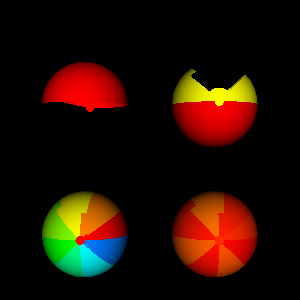

Python code for this plot:
#!/usr/bin/env python
# Demonstrate parallel poly data extraction with piece scalars and ghost levels.

import vtkmodules.vtkInteractionStyle  # noqa: F401
import vtkmodules.vtkRenderingFreeType  # noqa: F401
import vtkmodules.vtkRenderingOpenGL2  # noqa: F401

from vtkmodules.vtkCommonCore import vtkMath
from vtkmodules.vtkCommonDataModel import vtkDataSetAttributes
from vtkmodules.vtkFiltersCore import vtkPolyDataNormals
from vtkmodules.vtkFiltersParallel import (
    vtkExtractPolyDataPiece,
    vtkPieceScalars,
)
from vtkmodules.vtkFiltersSources import vtkSphereSource
from vtkmodules.vtkRenderingCore import (
    vtkActor,
    vtkPolyDataMapper,
    vtkRenderWindow,
    vtkRenderWindowInteractor,
    vtkRenderer,
)

math_obj = vtkMath()
math_obj.RandomSeed(22)

# Source / Filter / Mapper / Actor - piece scalars with normals
sphere_source = vtkSphereSource()
sphere_source.SetPhiResolution(32)
sphere_source.SetThetaResolution(32)

extract_piece = vtkExtractPolyDataPiece()
extract_piece.SetInputConnection(sphere_source.GetOutputPort())

normals_filter = vtkPolyDataNormals()
normals_filter.SetInputConnection(extract_piece.GetOutputPort())

piece_scalars = vtkPieceScalars()
piece_scalars.SetInputConnection(normals_filter.GetOutputPort())

piece_mapper = vtkPolyDataMapper()
piece_mapper.SetInputConnection(piece_scalars.GetOutputPort())
piece_mapper.SetNumberOfPieces(2)

piece_actor = vtkActor()
piece_actor.SetMapper(piece_mapper)

# Source / Filter / Mapper / Actor - ghost level coloring
sphere_source_2 = vtkSphereSource()
sphere_source_2.SetPhiResolution(32)
sphere_source_2.SetThetaResolution(32)

extract_piece_2 = vtkExtractPolyDataPiece()
extract_piece_2.SetInputConnection(sphere_source_2.GetOutputPort())

ghost_mapper = vtkPolyDataMapper()
ghost_mapper.SetInputConnection(extract_piece_2.GetOutputPort())
ghost_mapper.SetNumberOfPieces(2)
ghost_mapper.SetPiece(1)
ghost_mapper.SetScalarRange(0, 4)
ghost_mapper.SetScalarModeToUseCellFieldData()
ghost_mapper.SetColorModeToMapScalars()
ghost_mapper.ColorByArrayComponent(vtkDataSetAttributes.GhostArrayName(), 0)
ghost_mapper.SetGhostLevel(4)

ghost_actor = vtkActor()
ghost_actor.SetMapper(ghost_mapper)
ghost_actor.SetPosition(1.5, 0, 0)

# Source / Filter / Mapper / Actor - sub-pieces
sphere_source_3 = vtkSphereSource()
sphere_source_3.SetPhiResolution(32)
sphere_source_3.SetThetaResolution(32)

extract_piece_3 = vtkExtractPolyDataPiece()
extract_piece_3.SetInputConnection(sphere_source_3.GetOutputPort())

piece_scalars_3 = vtkPieceScalars()
piece_scalars_3.SetInputConnection(extract_piece_3.GetOutputPort())

subpiece_mapper = vtkPolyDataMapper()
subpiece_mapper.SetInputConnection(piece_scalars_3.GetOutputPort())
subpiece_mapper.SetNumberOfSubPieces(8)
subpiece_mapper.SetScalarRange(0, 8)

subpiece_actor = vtkActor()
subpiece_actor.SetMapper(subpiece_mapper)
subpiece_actor.SetPosition(0, -1.5, 0)

# Source / Filter / Mapper / Actor - random mode cell data
sphere_source_4 = vtkSphereSource()
sphere_source_4.SetPhiResolution(32)
sphere_source_4.SetThetaResolution(32)

extract_piece_4 = vtkExtractPolyDataPiece()
extract_piece_4.SetInputConnection(sphere_source_4.GetOutputPort())

piece_scalars_4 = vtkPieceScalars()
piece_scalars_4.RandomModeOn()
piece_scalars_4.SetScalarModeToCellData()
piece_scalars_4.SetInputConnection(extract_piece_4.GetOutputPort())

random_mapper = vtkPolyDataMapper()
random_mapper.SetInputConnection(piece_scalars_4.GetOutputPort())
random_mapper.SetNumberOfSubPieces(8)
random_mapper.SetScalarRange(0, 8)

random_actor = vtkActor()
random_actor.SetMapper(random_mapper)
random_actor.SetPosition(1.5, -1.5, 0)

# Renderer
renderer = vtkRenderer()
renderer.AddActor(piece_actor)
renderer.AddActor(ghost_actor)
renderer.AddActor(subpiece_actor)
renderer.AddActor(random_actor)

# Render window
render_window = vtkRenderWindow()
render_window.AddRenderer(renderer)
render_window.SetWindowName("polydata pieces")
render_window.SetMultiSamples(0)
render_window.SetSize(300, 300)

# Interactor
interactor = vtkRenderWindowInteractor()
interactor.SetRenderWindow(render_window)

interactor.Initialize()
interactor.Start()
